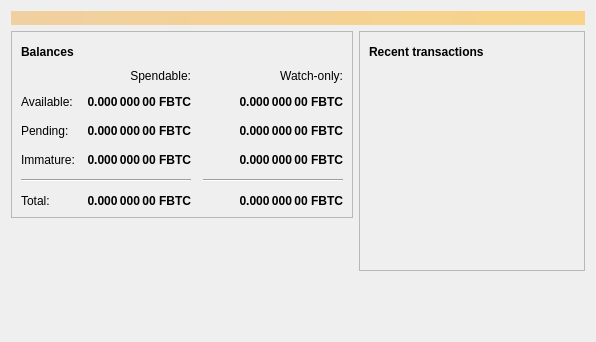
<?xml version="1.0" encoding="UTF-8"?>
<ui version="4.0">
 <class>OverviewPage</class>
 <widget class="QWidget" name="OverviewPage">
  <property name="geometry">
   <rect>
    <x>0</x>
    <y>0</y>
    <width>596</width>
    <height>342</height>
   </rect>
  </property>
  <property name="windowTitle">
   <string>Form</string>
  </property>
  <layout class="QVBoxLayout" name="topLayout">
   <item>
    <widget class="QLabel" name="labelAlerts">
     <property name="visible">
      <bool>false</bool>
     </property>
     <property name="styleSheet">
      <string notr="true">QLabel { background-color: qlineargradient(x1: 0, y1: 0, x2: 1, y2: 0, stop:0 #F0D0A0, stop:1 #F8D488); color:#000000; }</string>
     </property>
     <property name="wordWrap">
      <bool>true</bool>
     </property>
     <property name="margin">
      <number>3</number>
     </property>
     <property name="textInteractionFlags">
      <set>Qt::TextSelectableByMouse</set>
     </property>
    </widget>
   </item>
   <item>
    <layout class="QHBoxLayout" name="horizontalLayout" stretch="1,1">
     <item>
      <layout class="QVBoxLayout" name="verticalLayout_2">
       <item>
        <widget class="QFrame" name="frame">
         <property name="frameShape">
          <enum>QFrame::StyledPanel</enum>
         </property>
         <property name="frameShadow">
          <enum>QFrame::Raised</enum>
         </property>
         <layout class="QVBoxLayout" name="verticalLayout_4">
          <item>
           <layout class="QHBoxLayout" name="horizontalLayout_4">
            <item>
             <widget class="QLabel" name="label_5">
              <property name="font">
               <font>
                <weight>75</weight>
                <bold>true</bold>
               </font>
              </property>
              <property name="text">
               <string>Balances</string>
              </property>
             </widget>
            </item>
            <item>
             <widget class="QPushButton" name="labelWalletStatus">
              <property name="enabled">
               <bool>true</bool>
              </property>
              <property name="maximumSize">
               <size>
                <width>30</width>
                <height>16777215</height>
               </size>
              </property>
              <property name="toolTip">
               <string>The displayed information may be out of date. Your wallet automatically synchronizes with the FBTC network after a connection is established, but this process has not completed yet.</string>
              </property>
              <property name="text">
               <string/>
              </property>
              <property name="icon">
               <iconset resource="../bitcoin.qrc">
                <normaloff>:/icons/warning</normaloff>
                <disabledoff>:/icons/warning</disabledoff>:/icons/warning</iconset>
              </property>
              <property name="iconSize">
               <size>
                <width>24</width>
                <height>24</height>
               </size>
              </property>
              <property name="flat">
               <bool>true</bool>
              </property>
             </widget>
            </item>
            <item>
             <spacer name="horizontalSpacer_3">
              <property name="orientation">
               <enum>Qt::Horizontal</enum>
              </property>
              <property name="sizeHint" stdset="0">
               <size>
                <width>40</width>
                <height>20</height>
               </size>
              </property>
             </spacer>
            </item>
           </layout>
          </item>
          <item>
           <layout class="QGridLayout" name="gridLayout">
            <property name="spacing">
             <number>12</number>
            </property>
            <item row="2" column="2">
             <widget class="QLabel" name="labelWatchPending">
              <property name="font">
               <font>
                <weight>75</weight>
                <bold>true</bold>
               </font>
              </property>
              <property name="cursor">
               <cursorShape>IBeamCursor</cursorShape>
              </property>
              <property name="toolTip">
               <string>Unconfirmed transactions to watch-only addresses</string>
              </property>
              <property name="text">
               <string notr="true">0.000 000 00 FBTC</string>
              </property>
              <property name="alignment">
               <set>Qt::AlignRight|Qt::AlignTrailing|Qt::AlignVCenter</set>
              </property>
              <property name="textInteractionFlags">
               <set>Qt::LinksAccessibleByMouse|Qt::TextSelectableByKeyboard|Qt::TextSelectableByMouse</set>
              </property>
             </widget>
            </item>
            <item row="2" column="1">
             <widget class="QLabel" name="labelUnconfirmed">
              <property name="font">
               <font>
                <weight>75</weight>
                <bold>true</bold>
               </font>
              </property>
              <property name="cursor">
               <cursorShape>IBeamCursor</cursorShape>
              </property>
              <property name="toolTip">
               <string>Total of transactions that have yet to be confirmed, and do not yet count toward the spendable balance</string>
              </property>
              <property name="text">
               <string notr="true">0.000 000 00 FBTC</string>
              </property>
              <property name="alignment">
               <set>Qt::AlignRight|Qt::AlignTrailing|Qt::AlignVCenter</set>
              </property>
              <property name="textInteractionFlags">
               <set>Qt::LinksAccessibleByMouse|Qt::TextSelectableByKeyboard|Qt::TextSelectableByMouse</set>
              </property>
             </widget>
            </item>
            <item row="3" column="2">
             <widget class="QLabel" name="labelWatchImmature">
              <property name="font">
               <font>
                <weight>75</weight>
                <bold>true</bold>
               </font>
              </property>
              <property name="cursor">
               <cursorShape>IBeamCursor</cursorShape>
              </property>
              <property name="toolTip">
               <string>Mined balance in watch-only addresses that has not yet matured</string>
              </property>
              <property name="text">
               <string notr="true">0.000 000 00 FBTC</string>
              </property>
              <property name="alignment">
               <set>Qt::AlignRight|Qt::AlignTrailing|Qt::AlignVCenter</set>
              </property>
              <property name="textInteractionFlags">
               <set>Qt::LinksAccessibleByMouse|Qt::TextSelectableByKeyboard|Qt::TextSelectableByMouse</set>
              </property>
             </widget>
            </item>
            <item row="4" column="0" colspan="2">
             <widget class="Line" name="line">
              <property name="orientation">
               <enum>Qt::Horizontal</enum>
              </property>
             </widget>
            </item>
            <item row="4" column="2">
             <widget class="Line" name="lineWatchBalance">
              <property name="sizePolicy">
               <sizepolicy hsizetype="Preferred" vsizetype="Fixed">
                <horstretch>0</horstretch>
                <verstretch>0</verstretch>
               </sizepolicy>
              </property>
              <property name="minimumSize">
               <size>
                <width>140</width>
                <height>0</height>
               </size>
              </property>
              <property name="orientation">
               <enum>Qt::Horizontal</enum>
              </property>
             </widget>
            </item>
            <item row="5" column="0">
             <widget class="QLabel" name="labelTotalText">
              <property name="text">
               <string>Total:</string>
              </property>
             </widget>
            </item>
            <item row="3" column="1">
             <widget class="QLabel" name="labelImmature">
              <property name="font">
               <font>
                <weight>75</weight>
                <bold>true</bold>
               </font>
              </property>
              <property name="cursor">
               <cursorShape>IBeamCursor</cursorShape>
              </property>
              <property name="toolTip">
               <string>Mined balance that has not yet matured</string>
              </property>
              <property name="text">
               <string notr="true">0.000 000 00 FBTC</string>
              </property>
              <property name="alignment">
               <set>Qt::AlignRight|Qt::AlignTrailing|Qt::AlignVCenter</set>
              </property>
              <property name="textInteractionFlags">
               <set>Qt::LinksAccessibleByMouse|Qt::TextSelectableByKeyboard|Qt::TextSelectableByMouse</set>
              </property>
             </widget>
            </item>
            <item row="2" column="3">
             <spacer name="horizontalSpacer_2">
              <property name="orientation">
               <enum>Qt::Horizontal</enum>
              </property>
              <property name="sizeHint" stdset="0">
               <size>
                <width>40</width>
                <height>20</height>
               </size>
              </property>
             </spacer>
            </item>
            <item row="3" column="0">
             <widget class="QLabel" name="labelImmatureText">
              <property name="text">
               <string>Immature:</string>
              </property>
             </widget>
            </item>
            <item row="5" column="1">
             <widget class="QLabel" name="labelTotal">
              <property name="font">
               <font>
                <weight>75</weight>
                <bold>true</bold>
               </font>
              </property>
              <property name="cursor">
               <cursorShape>IBeamCursor</cursorShape>
              </property>
              <property name="toolTip">
               <string>Your current total balance</string>
              </property>
              <property name="text">
               <string notr="true">0.000 000 00 FBTC</string>
              </property>
              <property name="alignment">
               <set>Qt::AlignRight|Qt::AlignTrailing|Qt::AlignVCenter</set>
              </property>
              <property name="textInteractionFlags">
               <set>Qt::LinksAccessibleByMouse|Qt::TextSelectableByKeyboard|Qt::TextSelectableByMouse</set>
              </property>
             </widget>
            </item>
            <item row="5" column="2">
             <widget class="QLabel" name="labelWatchTotal">
              <property name="font">
               <font>
                <weight>75</weight>
                <bold>true</bold>
               </font>
              </property>
              <property name="cursor">
               <cursorShape>IBeamCursor</cursorShape>
              </property>
              <property name="toolTip">
               <string>Current total balance in watch-only addresses</string>
              </property>
              <property name="text">
               <string notr="true">0.000 000 00 FBTC</string>
              </property>
              <property name="alignment">
               <set>Qt::AlignRight|Qt::AlignTrailing|Qt::AlignVCenter</set>
              </property>
              <property name="textInteractionFlags">
               <set>Qt::LinksAccessibleByMouse|Qt::TextSelectableByKeyboard|Qt::TextSelectableByMouse</set>
              </property>
             </widget>
            </item>
            <item row="0" column="2">
             <widget class="QLabel" name="labelWatchonly">
              <property name="text">
               <string>Watch-only:</string>
              </property>
              <property name="alignment">
               <set>Qt::AlignRight|Qt::AlignTrailing|Qt::AlignVCenter</set>
              </property>
             </widget>
            </item>
            <item row="1" column="0">
             <widget class="QLabel" name="labelBalanceText">
              <property name="text">
               <string>Available:</string>
              </property>
             </widget>
            </item>
            <item row="1" column="1">
             <widget class="QLabel" name="labelBalance">
              <property name="font">
               <font>
                <weight>75</weight>
                <bold>true</bold>
               </font>
              </property>
              <property name="cursor">
               <cursorShape>IBeamCursor</cursorShape>
              </property>
              <property name="toolTip">
               <string>Your current spendable balance</string>
              </property>
              <property name="text">
               <string notr="true">0.000 000 00 FBTC</string>
              </property>
              <property name="alignment">
               <set>Qt::AlignRight|Qt::AlignTrailing|Qt::AlignVCenter</set>
              </property>
              <property name="textInteractionFlags">
               <set>Qt::LinksAccessibleByMouse|Qt::TextSelectableByKeyboard|Qt::TextSelectableByMouse</set>
              </property>
             </widget>
            </item>
            <item row="1" column="2">
             <widget class="QLabel" name="labelWatchAvailable">
              <property name="font">
               <font>
                <weight>75</weight>
                <bold>true</bold>
               </font>
              </property>
              <property name="cursor">
               <cursorShape>IBeamCursor</cursorShape>
              </property>
              <property name="toolTip">
               <string>Your current balance in watch-only addresses</string>
              </property>
              <property name="text">
               <string notr="true">0.000 000 00 FBTC</string>
              </property>
              <property name="alignment">
               <set>Qt::AlignRight|Qt::AlignTrailing|Qt::AlignVCenter</set>
              </property>
              <property name="textInteractionFlags">
               <set>Qt::LinksAccessibleByMouse|Qt::TextSelectableByKeyboard|Qt::TextSelectableByMouse</set>
              </property>
             </widget>
            </item>
            <item row="2" column="0">
             <widget class="QLabel" name="labelPendingText">
              <property name="text">
               <string>Pending:</string>
              </property>
             </widget>
            </item>
            <item row="0" column="1">
             <widget class="QLabel" name="labelSpendable">
              <property name="text">
               <string>Spendable:</string>
              </property>
              <property name="alignment">
               <set>Qt::AlignRight|Qt::AlignTrailing|Qt::AlignVCenter</set>
              </property>
             </widget>
            </item>
           </layout>
          </item>
         </layout>
        </widget>
       </item>
       <item>
        <spacer name="verticalSpacer">
         <property name="orientation">
          <enum>Qt::Vertical</enum>
         </property>
         <property name="sizeHint" stdset="0">
          <size>
           <width>20</width>
           <height>40</height>
          </size>
         </property>
        </spacer>
       </item>
      </layout>
     </item>
     <item>
      <layout class="QVBoxLayout" name="verticalLayout_3">
       <item>
        <widget class="QFrame" name="frame_2">
         <property name="frameShape">
          <enum>QFrame::StyledPanel</enum>
         </property>
         <property name="frameShadow">
          <enum>QFrame::Raised</enum>
         </property>
         <layout class="QVBoxLayout" name="verticalLayout">
          <item>
           <layout class="QHBoxLayout" name="horizontalLayout_2">
            <item>
             <widget class="QLabel" name="label_4">
              <property name="font">
               <font>
                <weight>75</weight>
                <bold>true</bold>
               </font>
              </property>
              <property name="text">
               <string>Recent transactions</string>
              </property>
             </widget>
            </item>
            <item>
             <widget class="QPushButton" name="labelTransactionsStatus">
              <property name="enabled">
               <bool>true</bool>
              </property>
              <property name="maximumSize">
               <size>
                <width>30</width>
                <height>16777215</height>
               </size>
              </property>
              <property name="toolTip">
               <string>The displayed information may be out of date. Your wallet automatically synchronizes with the FBTC network after a connection is established, but this process has not completed yet.</string>
              </property>
              <property name="text">
               <string/>
              </property>
              <property name="icon">
               <iconset resource="../bitcoin.qrc">
                <normaloff>:/icons/warning</normaloff>
                <disabledoff>:/icons/warning</disabledoff>:/icons/warning</iconset>
              </property>
              <property name="iconSize">
               <size>
                <width>24</width>
                <height>24</height>
               </size>
              </property>
              <property name="flat">
               <bool>true</bool>
              </property>
             </widget>
            </item>
            <item>
             <spacer name="horizontalSpacer">
              <property name="orientation">
               <enum>Qt::Horizontal</enum>
              </property>
              <property name="sizeHint" stdset="0">
               <size>
                <width>40</width>
                <height>20</height>
               </size>
              </property>
             </spacer>
            </item>
           </layout>
          </item>
          <item>
           <widget class="QListView" name="listTransactions">
            <property name="styleSheet">
             <string notr="true">QListView { background: transparent; }</string>
            </property>
            <property name="frameShape">
             <enum>QFrame::NoFrame</enum>
            </property>
            <property name="verticalScrollBarPolicy">
             <enum>Qt::ScrollBarAlwaysOff</enum>
            </property>
            <property name="horizontalScrollBarPolicy">
             <enum>Qt::ScrollBarAlwaysOff</enum>
            </property>
            <property name="selectionMode">
             <enum>QAbstractItemView::NoSelection</enum>
            </property>
           </widget>
          </item>
         </layout>
        </widget>
       </item>
       <item>
        <spacer name="verticalSpacer_2">
         <property name="orientation">
          <enum>Qt::Vertical</enum>
         </property>
         <property name="sizeHint" stdset="0">
          <size>
           <width>20</width>
           <height>40</height>
          </size>
         </property>
        </spacer>
       </item>
      </layout>
     </item>
    </layout>
   </item>
  </layout>
 </widget>
 <resources/>
 <connections/>
</ui>
